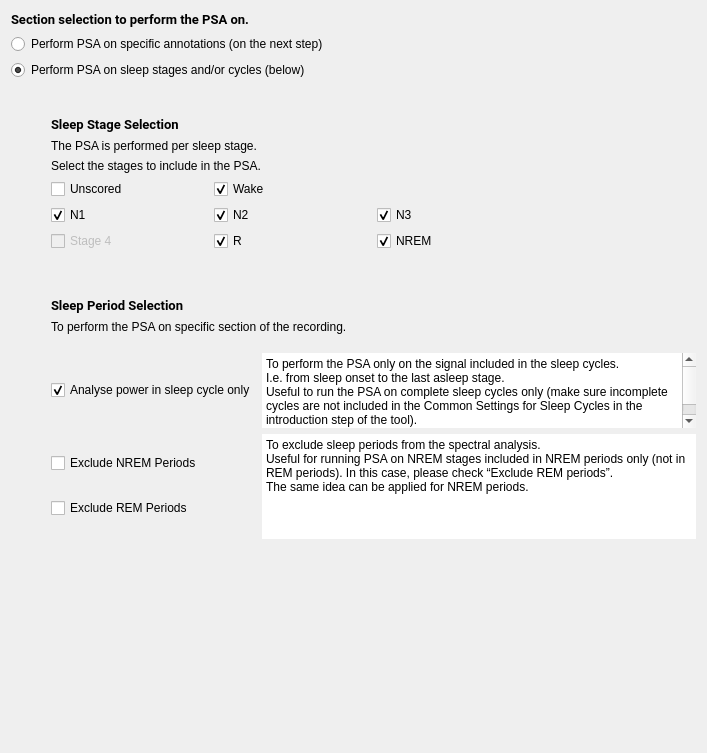
<?xml version="1.0" encoding="UTF-8"?>
<ui version="4.0">
 <class>SelectionStep</class>
 <widget class="QWidget" name="SelectionStep">
  <property name="geometry">
   <rect>
    <x>0</x>
    <y>0</y>
    <width>707</width>
    <height>753</height>
   </rect>
  </property>
  <property name="windowTitle">
   <string/>
  </property>
  <property name="toolTip">
   <string/>
  </property>
  <property name="styleSheet">
   <string>font: 12pt &quot;Roboto&quot;;</string>
  </property>
  <layout class="QVBoxLayout" name="verticalLayout_4">
   <item>
    <widget class="QLabel" name="label">
     <property name="font">
      <font>
       <family>Roboto</family>
       <pointsize>10</pointsize>
       <weight>50</weight>
       <italic>false</italic>
       <bold>false</bold>
      </font>
     </property>
     <property name="text">
      <string>&lt;html&gt;&lt;head/&gt;&lt;body&gt;&lt;p&gt;&lt;span style=&quot; font-weight:600;&quot;&gt;Section selection to perform the PSA on. &lt;/span&gt;&lt;/p&gt;&lt;/body&gt;&lt;/html&gt;</string>
     </property>
    </widget>
   </item>
   <item>
    <widget class="QRadioButton" name="radioButton_annotations">
     <property name="text">
      <string>Perform PSA on specific annotations (on the next step)</string>
     </property>
    </widget>
   </item>
   <item>
    <widget class="QRadioButton" name="radioButton_sleep">
     <property name="text">
      <string>Perform PSA on sleep stages and/or cycles (below)</string>
     </property>
     <property name="checked">
      <bool>true</bool>
     </property>
    </widget>
   </item>
   <item>
    <spacer name="verticalSpacer">
     <property name="orientation">
      <enum>Qt::Vertical</enum>
     </property>
     <property name="sizeType">
      <enum>QSizePolicy::Fixed</enum>
     </property>
     <property name="sizeHint" stdset="0">
      <size>
       <width>20</width>
       <height>30</height>
      </size>
     </property>
    </spacer>
   </item>
   <item>
    <layout class="QHBoxLayout" name="horizontalLayout">
     <item>
      <spacer name="horizontalSpacer">
       <property name="orientation">
        <enum>Qt::Horizontal</enum>
       </property>
       <property name="sizeType">
        <enum>QSizePolicy::Minimum</enum>
       </property>
       <property name="sizeHint" stdset="0">
        <size>
         <width>40</width>
         <height>20</height>
        </size>
       </property>
      </spacer>
     </item>
     <item>
      <layout class="QVBoxLayout" name="verticalLayout_3">
       <item>
        <layout class="QVBoxLayout" name="verticalLayout">
         <item>
          <widget class="QLabel" name="label_5">
           <property name="font">
            <font>
             <family>Roboto</family>
             <pointsize>10</pointsize>
             <weight>50</weight>
             <italic>false</italic>
             <bold>false</bold>
            </font>
           </property>
           <property name="text">
            <string>&lt;html&gt;&lt;head/&gt;&lt;body&gt;&lt;p&gt;&lt;span style=&quot; font-weight:600;&quot;&gt;Sleep Stage Selection&lt;/span&gt;&lt;/p&gt;&lt;/body&gt;&lt;/html&gt;</string>
           </property>
          </widget>
         </item>
         <item>
          <widget class="QLabel" name="label_3">
           <property name="text">
            <string>The PSA is performed per sleep stage.</string>
           </property>
          </widget>
         </item>
         <item>
          <widget class="QLabel" name="label_2">
           <property name="text">
            <string>Select the stages to include in the PSA.</string>
           </property>
          </widget>
         </item>
         <item>
          <layout class="QGridLayout" name="gridLayout">
           <item row="0" column="0">
            <widget class="QCheckBox" name="unscored_checkBox">
             <property name="minimumSize">
              <size>
               <width>70</width>
               <height>0</height>
              </size>
             </property>
             <property name="toolTip">
              <string>Check to perform the PSA on signal unscored.  PSG recording without sleep staging will be marked &quot;unscored&quot;.</string>
             </property>
             <property name="text">
              <string>Unscored</string>
             </property>
            </widget>
           </item>
           <item row="1" column="0">
            <widget class="QCheckBox" name="n1_checkBox">
             <property name="toolTip">
              <string>Check to perform the PSA on signal scored N1.</string>
             </property>
             <property name="text">
              <string>N1</string>
             </property>
             <property name="checked">
              <bool>true</bool>
             </property>
            </widget>
           </item>
           <item row="2" column="1">
            <widget class="QCheckBox" name="r_checkBox">
             <property name="minimumSize">
              <size>
               <width>70</width>
               <height>0</height>
              </size>
             </property>
             <property name="toolTip">
              <string>Check to perform the PSA on signal scored R (rem).</string>
             </property>
             <property name="text">
              <string>R</string>
             </property>
             <property name="checked">
              <bool>true</bool>
             </property>
            </widget>
           </item>
           <item row="0" column="1">
            <widget class="QCheckBox" name="w_checkBox">
             <property name="minimumSize">
              <size>
               <width>70</width>
               <height>0</height>
              </size>
             </property>
             <property name="toolTip">
              <string>Check to perform the PSA on signal scored awake.</string>
             </property>
             <property name="text">
              <string>Wake</string>
             </property>
             <property name="checked">
              <bool>true</bool>
             </property>
            </widget>
           </item>
           <item row="1" column="2" colspan="2">
            <widget class="QCheckBox" name="n3_checkBox">
             <property name="minimumSize">
              <size>
               <width>70</width>
               <height>0</height>
              </size>
             </property>
             <property name="toolTip">
              <string>Check to perform the PSA on signal scored N3.</string>
             </property>
             <property name="text">
              <string>N3</string>
             </property>
             <property name="checked">
              <bool>true</bool>
             </property>
            </widget>
           </item>
           <item row="1" column="1">
            <widget class="QCheckBox" name="n2_checkBox">
             <property name="minimumSize">
              <size>
               <width>70</width>
               <height>0</height>
              </size>
             </property>
             <property name="toolTip">
              <string>Check to perform the PSA on signal scored N2.</string>
             </property>
             <property name="text">
              <string>N2</string>
             </property>
             <property name="checked">
              <bool>true</bool>
             </property>
            </widget>
           </item>
           <item row="2" column="0">
            <widget class="QCheckBox" name="s4_checkBox">
             <property name="enabled">
              <bool>false</bool>
             </property>
             <property name="toolTip">
              <string>Check to perform the PSA on signal scored Stage 4.</string>
             </property>
             <property name="text">
              <string>Stage 4</string>
             </property>
            </widget>
           </item>
           <item row="2" column="2" colspan="2">
            <widget class="QCheckBox" name="nrem_checkBox">
             <property name="minimumSize">
              <size>
               <width>70</width>
               <height>0</height>
              </size>
             </property>
             <property name="text">
              <string>NREM</string>
             </property>
             <property name="checked">
              <bool>true</bool>
             </property>
            </widget>
           </item>
          </layout>
         </item>
        </layout>
       </item>
       <item>
        <spacer name="verticalSpacer_7">
         <property name="orientation">
          <enum>Qt::Vertical</enum>
         </property>
         <property name="sizeType">
          <enum>QSizePolicy::Fixed</enum>
         </property>
         <property name="sizeHint" stdset="0">
          <size>
           <width>20</width>
           <height>40</height>
          </size>
         </property>
        </spacer>
       </item>
       <item>
        <widget class="QLabel" name="label_4">
         <property name="font">
          <font>
           <family>Roboto</family>
           <pointsize>10</pointsize>
           <weight>50</weight>
           <italic>false</italic>
           <bold>false</bold>
          </font>
         </property>
         <property name="text">
          <string>&lt;html&gt;&lt;head/&gt;&lt;body&gt;&lt;p&gt;&lt;span style=&quot; font-weight:600;&quot;&gt;Sleep Period Selection&lt;/span&gt;&lt;/p&gt;&lt;/body&gt;&lt;/html&gt;</string>
         </property>
        </widget>
       </item>
       <item>
        <widget class="QLabel" name="label_7">
         <property name="text">
          <string>To perform the PSA on specific section of the recording.</string>
         </property>
        </widget>
       </item>
       <item>
        <spacer name="verticalSpacer_4">
         <property name="orientation">
          <enum>Qt::Vertical</enum>
         </property>
         <property name="sizeType">
          <enum>QSizePolicy::Fixed</enum>
         </property>
         <property name="sizeHint" stdset="0">
          <size>
           <width>20</width>
           <height>13</height>
          </size>
         </property>
        </spacer>
       </item>
       <item>
        <layout class="QGridLayout" name="gridLayout_2">
         <item row="0" column="0">
          <widget class="QCheckBox" name="in_cycle_checkBox">
           <property name="enabled">
            <bool>true</bool>
           </property>
           <property name="toolTip">
            <string>Check to perform the PSA only on the signal included in the sleep cycles i.e. from sleep onset to the last asleep stage.</string>
           </property>
           <property name="text">
            <string>Analyse power in sleep cycle only</string>
           </property>
           <property name="checkable">
            <bool>true</bool>
           </property>
           <property name="checked">
            <bool>true</bool>
           </property>
          </widget>
         </item>
         <item row="0" column="1">
          <widget class="QPlainTextEdit" name="plainTextEdit">
           <property name="minimumSize">
            <size>
             <width>0</width>
             <height>50</height>
            </size>
           </property>
           <property name="maximumSize">
            <size>
             <width>16777215</width>
             <height>75</height>
            </size>
           </property>
           <property name="frameShape">
            <enum>QFrame::HLine</enum>
           </property>
           <property name="frameShadow">
            <enum>QFrame::Plain</enum>
           </property>
           <property name="lineWidth">
            <number>0</number>
           </property>
           <property name="readOnly">
            <bool>true</bool>
           </property>
           <property name="plainText">
            <string>To perform the PSA only on the signal included in the sleep cycles.
I.e. from sleep onset to the last asleep stage.
Useful to run the PSA on complete sleep cycles only (make sure incomplete cycles are not included in the Common Settings for Sleep Cycles in the introduction step of the tool).</string>
           </property>
          </widget>
         </item>
         <item row="1" column="0">
          <layout class="QVBoxLayout" name="verticalLayout_2">
           <item>
            <widget class="QCheckBox" name="excl_nremp_checkBox">
             <property name="minimumSize">
              <size>
               <width>0</width>
               <height>0</height>
              </size>
             </property>
             <property name="maximumSize">
              <size>
               <width>300</width>
               <height>16777215</height>
              </size>
             </property>
             <property name="toolTip">
              <string>Check to exclude NREM periods from the Power Spectral Analysis.</string>
             </property>
             <property name="text">
              <string>Exclude NREM Periods</string>
             </property>
            </widget>
           </item>
           <item>
            <widget class="QCheckBox" name="excl_remp_checkBox">
             <property name="toolTip">
              <string>Check to exclude REM periods from the Power Spectral Analysis.</string>
             </property>
             <property name="text">
              <string>Exclude REM Periods</string>
             </property>
            </widget>
           </item>
          </layout>
         </item>
         <item row="1" column="1">
          <widget class="QPlainTextEdit" name="plainTextEdit_2">
           <property name="maximumSize">
            <size>
             <width>16777215</width>
             <height>105</height>
            </size>
           </property>
           <property name="frameShape">
            <enum>QFrame::HLine</enum>
           </property>
           <property name="frameShadow">
            <enum>QFrame::Plain</enum>
           </property>
           <property name="lineWidth">
            <number>0</number>
           </property>
           <property name="readOnly">
            <bool>true</bool>
           </property>
           <property name="plainText">
            <string>To exclude sleep periods from the spectral analysis.
Useful for running PSA on NREM stages included in NREM periods only (not in REM periods). In this case, please check “Exclude REM periods”.
The same idea can be applied for NREM periods.</string>
           </property>
          </widget>
         </item>
        </layout>
       </item>
       <item>
        <spacer name="verticalSpacer_3">
         <property name="orientation">
          <enum>Qt::Vertical</enum>
         </property>
         <property name="sizeHint" stdset="0">
          <size>
           <width>20</width>
           <height>40</height>
          </size>
         </property>
        </spacer>
       </item>
      </layout>
     </item>
    </layout>
   </item>
  </layout>
 </widget>
 <resources>
  <include location="../../../../../scinodes_poc/src/main/python/ui/themes/themes.qrc"/>
 </resources>
 <connections>
  <connection>
   <sender>radioButton_annotations</sender>
   <signal>clicked()</signal>
   <receiver>SelectionStep</receiver>
   <slot>update_section_selection_slot()</slot>
   <hints>
    <hint type="sourcelabel">
     <x>160</x>
     <y>98</y>
    </hint>
    <hint type="destinationlabel">
     <x>402</x>
     <y>385</y>
    </hint>
   </hints>
  </connection>
  <connection>
   <sender>radioButton_sleep</sender>
   <signal>clicked()</signal>
   <receiver>SelectionStep</receiver>
   <slot>update_section_selection_slot()</slot>
   <hints>
    <hint type="sourcelabel">
     <x>145</x>
     <y>68</y>
    </hint>
    <hint type="destinationlabel">
     <x>402</x>
     <y>385</y>
    </hint>
   </hints>
  </connection>
  <connection>
   <sender>nrem_checkBox</sender>
   <signal>clicked()</signal>
   <receiver>SelectionStep</receiver>
   <slot>NREM_checkbox_slot()</slot>
   <hints>
    <hint type="sourcelabel">
     <x>450</x>
     <y>233</y>
    </hint>
    <hint type="destinationlabel">
     <x>295</x>
     <y>300</y>
    </hint>
   </hints>
  </connection>
 </connections>
 <slots>
  <slot>update_section_selection_slot()</slot>
  <slot>NREM_checkbox_slot()</slot>
 </slots>
</ui>
